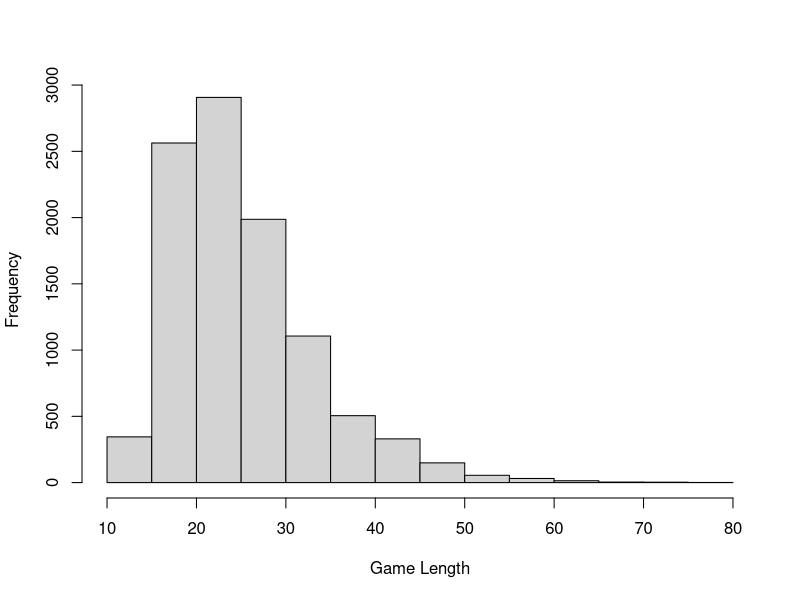

The R source for this figure:
#Aeroplane Chess Single Player

N = 57 #total steps

shortcut = F #if additional rule is applied

#Set up P matrix
P=matrix(0, nrow=N, ncol=N, byrow=T)

for (i in 1 : (N-6))
{
  for (j in 1 : 6)
  {
    P[i, i+j] = 1/6
  }
}

for (i in c(N-5, N-2))
{
  P[i, N-4] = 1/6
  P[i, N-3] = 1/6
  P[i, N-2] = 1/6
  P[i, N-1] = 1/3
  P[i, N] = 1/6
}

for (i in c(N-4, N-3))
{
  P[i, N-3] = 1/6
  P[i, N-2] = 1/3
  P[i, N-1] = 1/3
  P[i, N] = 1/6
}

for (j in (52:N))
{
  P[N-1, j] = 1/6
}
P[N, N] = 1

if (shortcut == T)
{
  P[13:18, 19] = 0/6
  P[13:18, 31] = 1/6
}

s=c(1:N) #possible states
gamelength=vector()

for (i in 1:10000)
{
  takeoff = 0
  current = vector() 
  gameon = 1
  turns = 0
  
  #if not taken off, do nothing
  while (takeoff == 0)
  {
    turns = turns + 1
    if(sample(1:6, 1) == 6)
    {
      takeoff = 1
      current[turns] = 1
    }
  }
  
  #start moving
  while (gameon == 1 && takeoff == 1)
  {
    current[turns+1]=sample(s,1,replace=TRUE,prob=P[current[turns],])
    if (current[turns+1] == N)
    {
      gameon = 0
    }
    turns = turns+1
  }
  gamelength[i] = turns - 1
}

summary(gamelength)
hist(gamelength, xlab = "Game Length", main = "")










